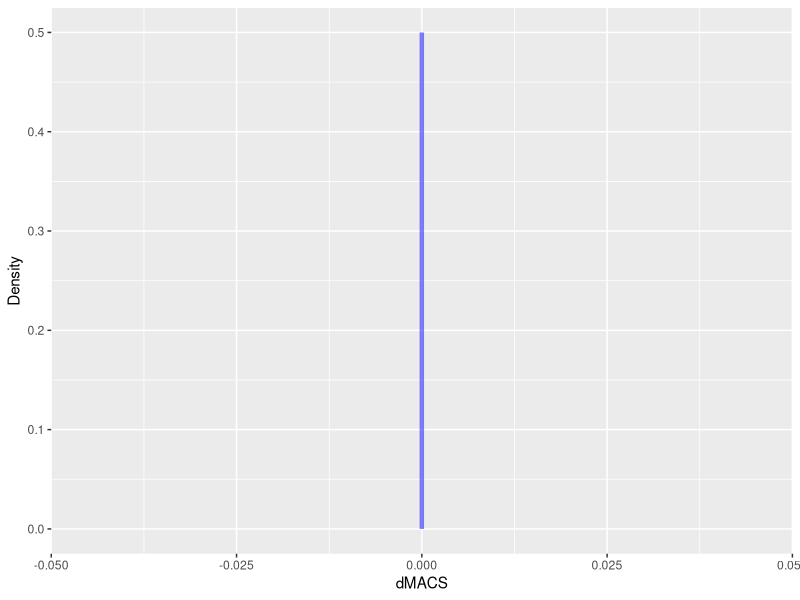
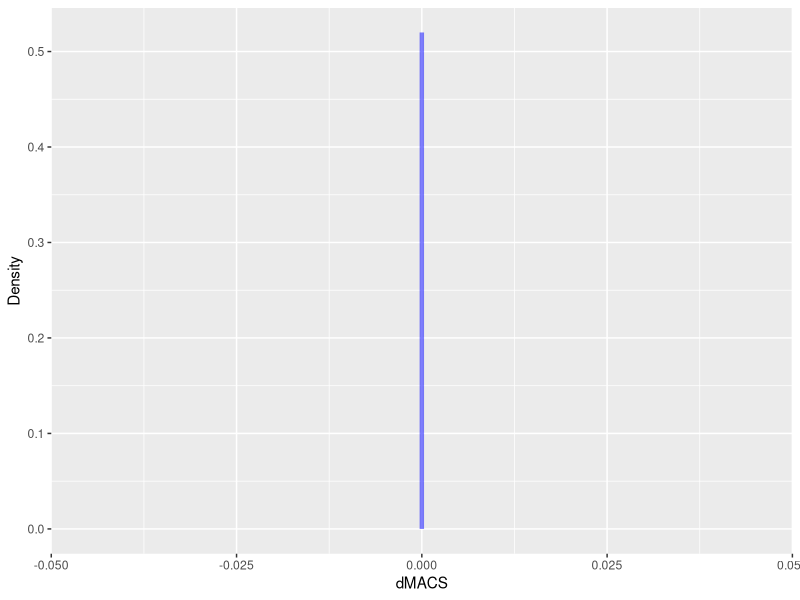
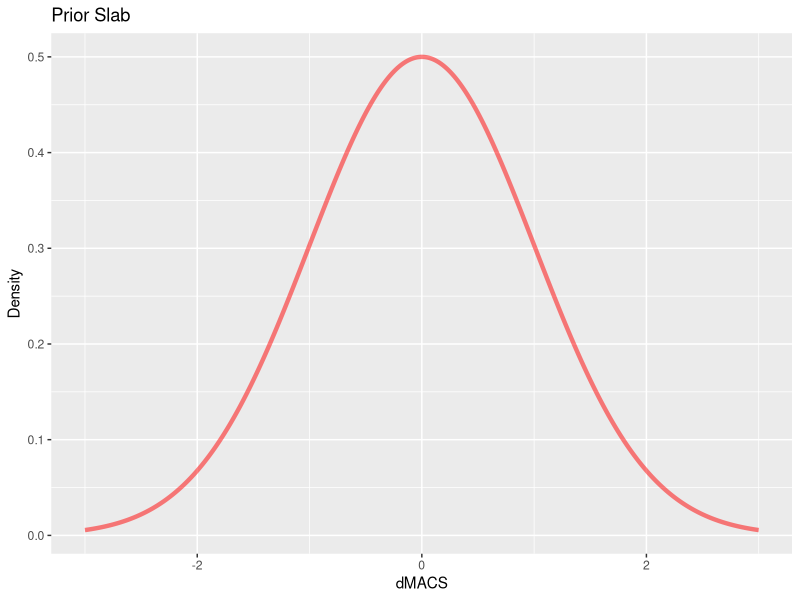
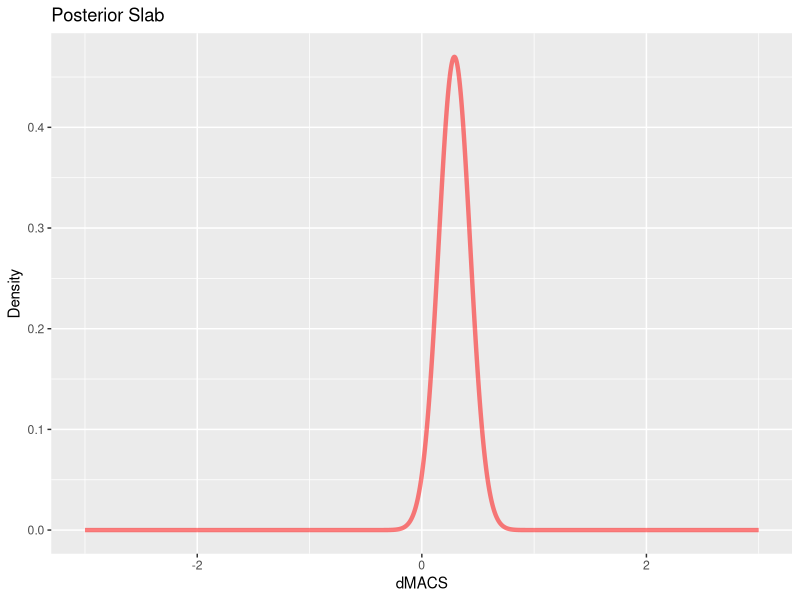
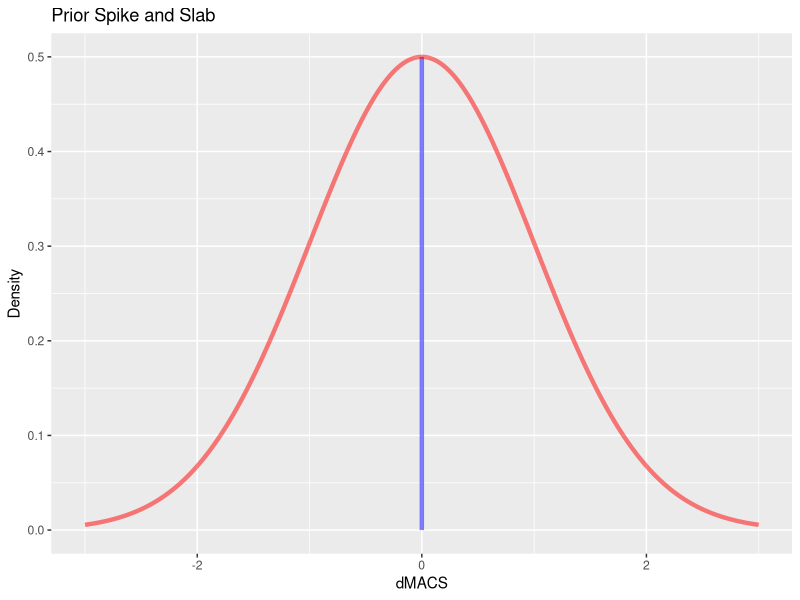

Write the R code that produced these figures, in order.
## ---- chunk 1
suppressWarnings(library(tidyverse))
## ---- chunk 2
spike_prior <- tribble(~dMACS, ~Density,
                       0, 0,
                       0, 0.5)

spike_prior_graph <- spike_prior %>% ggplot(aes(x=dMACS,y=Density))+
  geom_line(color = "blue", linewidth = 1.5, alpha = 0.5) 
spike_prior_graph
## ---- chunk 3
spike_post <- tribble(~dMACS, ~Density,
                            0, 0,
                            0, 0.52)

spike_post_graph <- spike_post %>% ggplot(aes(x=dMACS,y=Density))+
  geom_line(color = "blue", linewidth = 1.5, alpha = 0.5) 
spike_post_graph
## ---- chunk 4
x<-seq(-3,3, length.out = 1e4)
y<-dnorm(x)
y<-y/max(y)*(.5)
slab_prior <- tibble(x = x, y = y)

graph_prior_graph<-slab_prior %>% ggplot(aes(x=x,y=y))+
  geom_line(alpha=0.5, color = "red", linewidth = 1.5) + 
  labs (title = "Prior Slab",
        x = "dMACS",
        y = "Density")
graph_prior_graph
## ---- chunk 5
x<-seq(-3,3, length.out = 1e4)
y<-dnorm(x,.29,.14)
y<- y/max(y)*(.47)
slab_post <- tibble(x = x, y = y)

slab_post_graph <- slab_post %>% ggplot(aes(x=x,y=y)) + 
    geom_line(alpha=0.5, color = "red", linewidth = 1.5) +
    labs (title = "Posterior Slab",
          x = "dMACS",
          y = "Density")
slab_post_graph
## ---- chunk 6
spike_prior_graph + geom_line(data = slab_prior, aes(x=x,y=y),
                        alpha=0.5, color = "red", linewidth = 1.5) + 
  labs (title = "Prior Spike and Slab",
        x = "dMACS",
        y = "Density")
